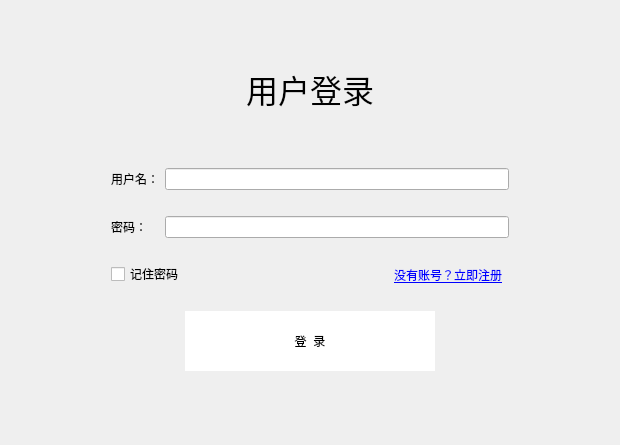
<?xml version="1.0" encoding="UTF-8"?>
<ui version="4.0">
 <class>Login</class>
 <widget class="QDialog" name="Login">
  <property name="geometry">
   <rect>
    <x>0</x>
    <y>0</y>
    <width>620</width>
    <height>415</height>
   </rect>
  </property>
  <property name="windowTitle">
   <string>Dialog</string>
  </property>
  <layout class="QVBoxLayout" name="verticalLayout">
   <property name="spacing">
    <number>0</number>
   </property>
   <item>
    <widget class="TitleWidget" name="title_widget" native="true"/>
   </item>
   <item>
    <widget class="QStackedWidget" name="stackedWidget">
     <property name="currentIndex">
      <number>0</number>
     </property>
     <widget class="QWidget" name="login_page">
      <layout class="QVBoxLayout" name="verticalLayout_3">
       <item>
        <spacer name="verticalSpacer_4">
         <property name="orientation">
          <enum>Qt::Vertical</enum>
         </property>
         <property name="sizeHint" stdset="0">
          <size>
           <width>20</width>
           <height>0</height>
          </size>
         </property>
        </spacer>
       </item>
       <item>
        <widget class="QWidget" name="widget" native="true">
         <layout class="QGridLayout" name="gridLayout_2">
          <item row="0" column="1">
           <spacer name="verticalSpacer_2">
            <property name="orientation">
             <enum>Qt::Vertical</enum>
            </property>
            <property name="sizeHint" stdset="0">
             <size>
              <width>20</width>
              <height>0</height>
             </size>
            </property>
           </spacer>
          </item>
          <item row="1" column="0">
           <spacer name="horizontalSpacer_4">
            <property name="orientation">
             <enum>Qt::Horizontal</enum>
            </property>
            <property name="sizeHint" stdset="0">
             <size>
              <width>16</width>
              <height>20</height>
             </size>
            </property>
           </spacer>
          </item>
          <item row="1" column="1">
           <widget class="QWidget" name="widget_2" native="true">
            <layout class="QVBoxLayout" name="verticalLayout_2">
             <item>
              <widget class="QLabel" name="label">
               <property name="font">
                <font>
                 <family>微软雅黑</family>
                 <pointsize>24</pointsize>
                </font>
               </property>
               <property name="text">
                <string>用户登录</string>
               </property>
               <property name="alignment">
                <set>Qt::AlignCenter</set>
               </property>
              </widget>
             </item>
             <item>
              <spacer name="verticalSpacer_6">
               <property name="orientation">
                <enum>Qt::Vertical</enum>
               </property>
               <property name="sizeHint" stdset="0">
                <size>
                 <width>20</width>
                 <height>40</height>
                </size>
               </property>
              </spacer>
             </item>
             <item>
              <widget class="QWidget" name="widget_3" native="true">
               <layout class="QGridLayout" name="gridLayout">
                <item row="2" column="0">
                 <widget class="QLabel" name="label_3">
                  <property name="styleSheet">
                   <string notr="true">font: 12pt &quot;微软雅黑&quot;;</string>
                  </property>
                  <property name="text">
                   <string>密码：</string>
                  </property>
                 </widget>
                </item>
                <item row="0" column="1">
                 <widget class="QLineEdit" name="login_name"/>
                </item>
                <item row="0" column="0">
                 <widget class="QLabel" name="label_2">
                  <property name="styleSheet">
                   <string notr="true">font: 12pt &quot;微软雅黑&quot;;</string>
                  </property>
                  <property name="text">
                   <string>用户名：</string>
                  </property>
                 </widget>
                </item>
                <item row="2" column="1">
                 <widget class="QLineEdit" name="login_pwd"/>
                </item>
                <item row="1" column="0">
                 <spacer name="verticalSpacer_5">
                  <property name="orientation">
                   <enum>Qt::Vertical</enum>
                  </property>
                  <property name="sizeType">
                   <enum>QSizePolicy::Fixed</enum>
                  </property>
                  <property name="sizeHint" stdset="0">
                   <size>
                    <width>20</width>
                    <height>20</height>
                   </size>
                  </property>
                 </spacer>
                </item>
               </layout>
              </widget>
             </item>
             <item>
              <widget class="QWidget" name="widget_4" native="true">
               <layout class="QHBoxLayout" name="horizontalLayout">
                <item>
                 <widget class="QCheckBox" name="checkBox_isRem">
                  <property name="styleSheet">
                   <string notr="true">font: 12pt &quot;微软雅黑&quot;;</string>
                  </property>
                  <property name="text">
                   <string>记住密码</string>
                  </property>
                  <property name="iconSize">
                   <size>
                    <width>25</width>
                    <height>25</height>
                   </size>
                  </property>
                 </widget>
                </item>
                <item>
                 <spacer name="horizontalSpacer">
                  <property name="orientation">
                   <enum>Qt::Horizontal</enum>
                  </property>
                  <property name="sizeHint" stdset="0">
                   <size>
                    <width>153</width>
                    <height>20</height>
                   </size>
                  </property>
                 </spacer>
                </item>
                <item>
                 <widget class="QToolButton" name="toolButton_reg_2">
                  <property name="styleSheet">
                   <string notr="true">font: 12pt &quot;微软雅黑&quot;;
text-decoration: underline;
color: rgb(0, 0, 255);</string>
                  </property>
                  <property name="text">
                   <string>没有账号？立即注册</string>
                  </property>
                  <property name="autoRaise">
                   <bool>true</bool>
                  </property>
                 </widget>
                </item>
               </layout>
              </widget>
             </item>
             <item>
              <widget class="QWidget" name="widget_5" native="true">
               <layout class="QHBoxLayout" name="horizontalLayout_2">
                <item>
                 <spacer name="horizontalSpacer_2">
                  <property name="orientation">
                   <enum>Qt::Horizontal</enum>
                  </property>
                  <property name="sizeHint" stdset="0">
                   <size>
                    <width>74</width>
                    <height>20</height>
                   </size>
                  </property>
                 </spacer>
                </item>
                <item>
                 <widget class="QToolButton" name="toolButton_login">
                  <property name="minimumSize">
                   <size>
                    <width>250</width>
                    <height>60</height>
                   </size>
                  </property>
                  <property name="styleSheet">
                   <string notr="true">font: 18pt &quot;微软雅黑&quot;;
background-color: rgb(255, 255, 255);
color:rgb(0, 0, 0)</string>
                  </property>
                  <property name="text">
                   <string>登  录</string>
                  </property>
                  <property name="autoRaise">
                   <bool>true</bool>
                  </property>
                 </widget>
                </item>
                <item>
                 <spacer name="horizontalSpacer_3">
                  <property name="orientation">
                   <enum>Qt::Horizontal</enum>
                  </property>
                  <property name="sizeHint" stdset="0">
                   <size>
                    <width>74</width>
                    <height>20</height>
                   </size>
                  </property>
                 </spacer>
                </item>
               </layout>
              </widget>
             </item>
            </layout>
           </widget>
          </item>
          <item row="1" column="2">
           <spacer name="horizontalSpacer_5">
            <property name="orientation">
             <enum>Qt::Horizontal</enum>
            </property>
            <property name="sizeHint" stdset="0">
             <size>
              <width>16</width>
              <height>20</height>
             </size>
            </property>
           </spacer>
          </item>
          <item row="2" column="1">
           <spacer name="verticalSpacer">
            <property name="orientation">
             <enum>Qt::Vertical</enum>
            </property>
            <property name="sizeHint" stdset="0">
             <size>
              <width>20</width>
              <height>0</height>
             </size>
            </property>
           </spacer>
          </item>
         </layout>
        </widget>
       </item>
       <item>
        <spacer name="verticalSpacer_3">
         <property name="orientation">
          <enum>Qt::Vertical</enum>
         </property>
         <property name="sizeHint" stdset="0">
          <size>
           <width>20</width>
           <height>0</height>
          </size>
         </property>
        </spacer>
       </item>
      </layout>
     </widget>
     <widget class="QWidget" name="reg_page">
      <layout class="QVBoxLayout" name="verticalLayout_5">
       <item>
        <widget class="QWidget" name="widget_6" native="true">
         <layout class="QHBoxLayout" name="horizontalLayout_5">
          <item>
           <spacer name="horizontalSpacer_8">
            <property name="orientation">
             <enum>Qt::Horizontal</enum>
            </property>
            <property name="sizeHint" stdset="0">
             <size>
              <width>83</width>
              <height>20</height>
             </size>
            </property>
           </spacer>
          </item>
          <item>
           <widget class="QWidget" name="widget_8" native="true">
            <layout class="QVBoxLayout" name="verticalLayout_4">
             <item>
              <widget class="QWidget" name="widget_title" native="true">
               <property name="font">
                <font>
                 <family>微软雅黑</family>
                 <pointsize>24</pointsize>
                </font>
               </property>
               <layout class="QHBoxLayout" name="horizontalLayout_3">
                <item>
                 <widget class="QLabel" name="label_4">
                  <property name="layoutDirection">
                   <enum>Qt::LeftToRight</enum>
                  </property>
                  <property name="text">
                   <string>用户注册</string>
                  </property>
                  <property name="alignment">
                   <set>Qt::AlignCenter</set>
                  </property>
                 </widget>
                </item>
               </layout>
              </widget>
             </item>
             <item>
              <widget class="QWidget" name="widget_7" native="true">
               <property name="font">
                <font>
                 <family>微软雅黑</family>
                 <pointsize>12</pointsize>
                </font>
               </property>
               <layout class="QGridLayout" name="gridLayout_3">
                <item row="0" column="0">
                 <widget class="QLabel" name="label_name">
                  <property name="text">
                   <string>用户名：</string>
                  </property>
                 </widget>
                </item>
                <item row="0" column="1">
                 <spacer name="horizontalSpacer_6">
                  <property name="orientation">
                   <enum>Qt::Horizontal</enum>
                  </property>
                  <property name="sizeHint" stdset="0">
                   <size>
                    <width>40</width>
                    <height>20</height>
                   </size>
                  </property>
                 </spacer>
                </item>
                <item row="0" column="2">
                 <widget class="QLineEdit" name="reg_name"/>
                </item>
                <item row="1" column="0" colspan="2">
                 <widget class="QLabel" name="label_nickname">
                  <property name="text">
                   <string>昵称：</string>
                  </property>
                 </widget>
                </item>
                <item row="1" column="2">
                 <widget class="QLineEdit" name="reg_nickname"/>
                </item>
                <item row="2" column="0" colspan="2">
                 <widget class="QLabel" name="label_pwd">
                  <property name="text">
                   <string>密码：</string>
                  </property>
                 </widget>
                </item>
                <item row="2" column="2">
                 <widget class="QLineEdit" name="reg_pwd"/>
                </item>
                <item row="3" column="0" colspan="2">
                 <widget class="QLabel" name="label_pwd_again">
                  <property name="text">
                   <string>确认密码：</string>
                  </property>
                 </widget>
                </item>
                <item row="3" column="2">
                 <widget class="QLineEdit" name="reg_pwd_again"/>
                </item>
                <item row="4" column="0" colspan="2">
                 <widget class="QLabel" name="label_phone">
                  <property name="text">
                   <string>手机：</string>
                  </property>
                 </widget>
                </item>
                <item row="4" column="2">
                 <widget class="QLineEdit" name="reg_phone"/>
                </item>
                <item row="5" column="0" colspan="2">
                 <widget class="QLabel" name="label_email">
                  <property name="text">
                   <string>邮箱：</string>
                  </property>
                 </widget>
                </item>
                <item row="5" column="2">
                 <widget class="QLineEdit" name="reg_email"/>
                </item>
               </layout>
              </widget>
             </item>
             <item>
              <widget class="QWidget" name="widget_9" native="true">
               <property name="font">
                <font>
                 <family>微软雅黑</family>
                 <pointsize>16</pointsize>
                </font>
               </property>
               <layout class="QHBoxLayout" name="horizontalLayout_4">
                <item>
                 <widget class="QToolButton" name="toolButton_reg">
                  <property name="text">
                   <string>注册</string>
                  </property>
                  <property name="autoRaise">
                   <bool>false</bool>
                  </property>
                 </widget>
                </item>
                <item>
                 <spacer name="horizontalSpacer_7">
                  <property name="orientation">
                   <enum>Qt::Horizontal</enum>
                  </property>
                  <property name="sizeHint" stdset="0">
                   <size>
                    <width>40</width>
                    <height>20</height>
                   </size>
                  </property>
                 </spacer>
                </item>
                <item>
                 <widget class="QToolButton" name="toolButton_cancel">
                  <property name="text">
                   <string>取消</string>
                  </property>
                 </widget>
                </item>
               </layout>
              </widget>
             </item>
            </layout>
           </widget>
          </item>
          <item>
           <spacer name="horizontalSpacer_9">
            <property name="orientation">
             <enum>Qt::Horizontal</enum>
            </property>
            <property name="sizeHint" stdset="0">
             <size>
              <width>82</width>
              <height>20</height>
             </size>
            </property>
           </spacer>
          </item>
         </layout>
        </widget>
       </item>
      </layout>
     </widget>
     <widget class="QWidget" name="set_page">
      <layout class="QHBoxLayout" name="horizontalLayout_7">
       <item>
        <spacer name="horizontalSpacer_12">
         <property name="orientation">
          <enum>Qt::Horizontal</enum>
         </property>
         <property name="sizeHint" stdset="0">
          <size>
           <width>105</width>
           <height>20</height>
          </size>
         </property>
        </spacer>
       </item>
       <item>
        <widget class="QWidget" name="widget_10" native="true">
         <layout class="QVBoxLayout" name="verticalLayout_6">
          <item>
           <widget class="QWidget" name="widget_13" native="true">
            <layout class="QGridLayout" name="gridLayout_5">
             <item row="0" column="0">
              <widget class="QLabel" name="label_5">
               <property name="font">
                <font>
                 <family>微软雅黑</family>
                 <pointsize>24</pointsize>
                </font>
               </property>
               <property name="text">
                <string>服务器设置</string>
               </property>
               <property name="alignment">
                <set>Qt::AlignCenter</set>
               </property>
              </widget>
             </item>
            </layout>
           </widget>
          </item>
          <item>
           <spacer name="verticalSpacer_10">
            <property name="orientation">
             <enum>Qt::Vertical</enum>
            </property>
            <property name="sizeHint" stdset="0">
             <size>
              <width>20</width>
              <height>43</height>
             </size>
            </property>
           </spacer>
          </item>
          <item>
           <widget class="QWidget" name="widget_11" native="true">
            <layout class="QGridLayout" name="gridLayout_4">
             <item row="0" column="0">
              <widget class="QLabel" name="label_serv_addr">
               <property name="font">
                <font>
                 <family>微软雅黑</family>
                 <pointsize>12</pointsize>
                </font>
               </property>
               <property name="text">
                <string>服务器地址：</string>
               </property>
              </widget>
             </item>
             <item row="0" column="1">
              <spacer name="horizontalSpacer_11">
               <property name="orientation">
                <enum>Qt::Horizontal</enum>
               </property>
               <property name="sizeHint" stdset="0">
                <size>
                 <width>13</width>
                 <height>20</height>
                </size>
               </property>
              </spacer>
             </item>
             <item row="0" column="2">
              <widget class="QLineEdit" name="lineEdit_serv_addr"/>
             </item>
             <item row="1" column="0">
              <spacer name="verticalSpacer_9">
               <property name="orientation">
                <enum>Qt::Vertical</enum>
               </property>
               <property name="sizeHint" stdset="0">
                <size>
                 <width>20</width>
                 <height>18</height>
                </size>
               </property>
              </spacer>
             </item>
             <item row="2" column="0" colspan="2">
              <widget class="QLabel" name="label_serv_port">
               <property name="font">
                <font>
                 <family>微软雅黑</family>
                 <pointsize>12</pointsize>
                </font>
               </property>
               <property name="text">
                <string>服务器端口：</string>
               </property>
              </widget>
             </item>
             <item row="2" column="2">
              <widget class="QLineEdit" name="lineEdit_serv_port"/>
             </item>
            </layout>
           </widget>
          </item>
          <item>
           <spacer name="verticalSpacer_11">
            <property name="orientation">
             <enum>Qt::Vertical</enum>
            </property>
            <property name="sizeHint" stdset="0">
             <size>
              <width>20</width>
              <height>43</height>
             </size>
            </property>
           </spacer>
          </item>
          <item>
           <widget class="QWidget" name="widget_12" native="true">
            <layout class="QHBoxLayout" name="horizontalLayout_6">
             <item>
              <widget class="QToolButton" name="toolButton_set_yes">
               <property name="font">
                <font>
                 <family>微软雅黑</family>
                 <pointsize>16</pointsize>
                </font>
               </property>
               <property name="text">
                <string>确定</string>
               </property>
              </widget>
             </item>
             <item>
              <spacer name="horizontalSpacer_10">
               <property name="orientation">
                <enum>Qt::Horizontal</enum>
               </property>
               <property name="sizeHint" stdset="0">
                <size>
                 <width>120</width>
                 <height>20</height>
                </size>
               </property>
              </spacer>
             </item>
             <item>
              <widget class="QToolButton" name="toolButton_cancel_2">
               <property name="font">
                <font>
                 <family>微软雅黑</family>
                 <pointsize>16</pointsize>
                </font>
               </property>
               <property name="text">
                <string>取消</string>
               </property>
              </widget>
             </item>
            </layout>
           </widget>
          </item>
         </layout>
        </widget>
       </item>
       <item>
        <spacer name="horizontalSpacer_13">
         <property name="orientation">
          <enum>Qt::Horizontal</enum>
         </property>
         <property name="sizeHint" stdset="0">
          <size>
           <width>104</width>
           <height>20</height>
          </size>
         </property>
        </spacer>
       </item>
      </layout>
     </widget>
    </widget>
   </item>
  </layout>
 </widget>
 <customwidgets>
  <customwidget>
   <class>TitleWidget</class>
   <extends>QWidget</extends>
   <header location="global">mywidget/titlewidget.h</header>
   <container>1</container>
  </customwidget>
 </customwidgets>
 <tabstops>
  <tabstop>login_name</tabstop>
  <tabstop>login_pwd</tabstop>
  <tabstop>checkBox_isRem</tabstop>
  <tabstop>toolButton_reg_2</tabstop>
  <tabstop>toolButton_login</tabstop>
  <tabstop>reg_name</tabstop>
  <tabstop>reg_nickname</tabstop>
  <tabstop>reg_pwd</tabstop>
  <tabstop>reg_pwd_again</tabstop>
  <tabstop>reg_phone</tabstop>
  <tabstop>reg_email</tabstop>
  <tabstop>toolButton_reg</tabstop>
  <tabstop>toolButton_cancel</tabstop>
  <tabstop>lineEdit_serv_addr</tabstop>
  <tabstop>lineEdit_serv_port</tabstop>
  <tabstop>toolButton_set_yes</tabstop>
  <tabstop>toolButton_cancel_2</tabstop>
 </tabstops>
 <resources/>
 <connections/>
</ui>
